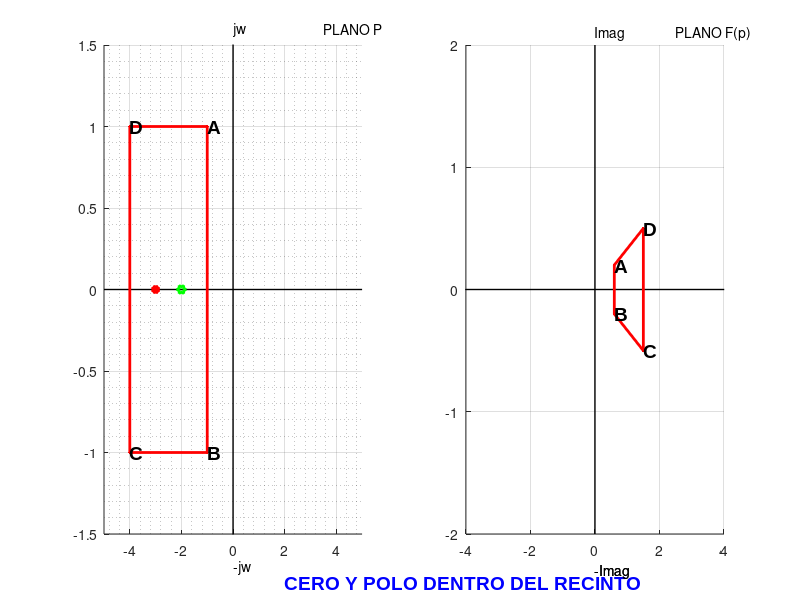

Source code (MATLAB):
format long e
echo off
warning off
clc;
fprintf('\n\n\n\n\n');
fprintf('                  Criterio de Nyquist \n\n');
fprintf('                  Desarrollado por : Ing. Juan Jose Garcia Abad');
fprintf('\n\n En el presente programa se generar? en el plano de la variable P, un recinto definido por cuatro puntos');
fprintf('\n A, B, C y D y se evaluar? el comportamiento en el plano de la funci?n, de distintas funciones de transferencia'); 
fprintf('\n con raices dentro y fuera del recinto propuesto');
fprintf('\n\n');
fprintf(' Elija una de las opciones propuestas\n\n');
fprintf(' 1 - Un Cero fuera del recinto \n');
fprintf(' 2 - Un Polo fuera del recinto \n');
fprintf(' 3 - Un Cero dentro del recinto \n');
fprintf(' 4 - Un Polo dentro del recinto \n');
fprintf(' 5 - Un Cero y polo dentro del recinto \n');
fprintf(' 6 - Dos Cero y un Polo dentro del recinto \n');
fprintf(' 7 - Un Cero y dos Polos dentro del recinto \n\n');

opcion=input( '  Seleccione su opci?n ( 1, 2, . . . . . 7)  -->  ');  
fprintf('\n\n');
%Definici?n de recinto en plano P
A(1)=-1+i;    % Punto A
A(2)=-1-i;     % Punto B
A(3)=-4-i;     % Punto C
A(4)=-4+i;    % Punto D

F1=figure(opcion);
set(F1,'color','w');

% Graficaci?n de Plano P
subplot(1,2,1);
hold on;

% Graficaci?n recinto en Plano P
for x=1:4
P1=plot(A(x),'r.');
end

axis([-5 5 -1.5 1.5]);
grid on;
grid minor;

% Ejes X e Y en color negro y nomenclatura ejes
LX1=line([-5,5],[0,0]);
set(LX1,'color',[0,0,0],'linewidth',1);
LY1=line([0,0],[-2,2]);
set(LY1,'color',[0,0,0],'linewidth',1);
text(0,1.6,'jw');
text(0,-1.7,'-jw');
text(3.5,1.6,'PLANO P');

% Dibujo de recinto y nomenclatura de puntos A, B, C y D
Ap=line([-1,-1],[1,-1]);
set(Ap,'color',[1,0,0],'linewidth',2);
Tx_A=text(-1,1,'A');
set(Tx_A,'FontSize',[14],'FontName','Arial','FontWeight','bold');
Bp=line([-1,-4],[-1,-1]);
set(Bp,'color',[1,0,0],'linewidth',2);
Tx_B=text(-1,-1,'B');
set(Tx_B,'FontSize',[14],'FontName','Arial','FontWeight','bold');
Cp=line([-4,-4],[-1,1]);
set(Cp,'color',[1,0,0],'linewidth',2);
Tx_C=text(-4,-1,'C');
set(Tx_C,'FontSize',[14],'FontName','Arial','FontWeight','bold');
Dp=line([-4,-1],[1,1]);
set(Dp,'color',[1,0,0],'linewidth',2);
Tx_D=text(-4,1,'D');
set(Tx_D,'FontSize',[14],'FontName','Arial','FontWeight','bold');

% Graficaci?n de opcion de raiz elegida

if (opcion==1)  P1=plot(-0.5,0,'gh'); Titulo=text(2,-1.8,'CERO FUERA DEL RECINTO');  end
if (opcion==2)  P1=plot(-4.5,0,'r*') ; Titulo=text(2,-1.8,'POLO FUERA DEL RECINTO'); end
if (opcion==3)  P1=plot(-2,0,'gh');  Titulo=text(2,-1.8,'CERO DENTRO DEL RECINTO'); end
if (opcion==4)  P1=plot(-3,0,'r*');  Titulo=text(2,-1.8,'POLO DENTRO DEL RECINTO'); end
if (opcion==5)  P1=plot(-2,0,'gh');P2=plot(-3,0,'r*');  Titulo=text(2,-1.8,'CERO Y POLO DENTRO DEL RECINTO'); end
if (opcion==6)  P1=plot(-2,0,'gh');P2=plot(-3.5,0,'gh');P3=plot(-3,0,'r*');  Titulo=text(1,-1.8,'DOS CEROS Y UN POLO DENTRO DEL RECINTO'); end
if (opcion==7)  P1=plot(-2,0,'gh');P2=plot(-1.5,0,'r*');P3=plot(-3,0,'r*');  Titulo=text(1,-1.8,'UN CERO Y DOS POLOS DENTRO DEL RECINTO'); end
set(Titulo,'FontSize',[14],'FontName','Arial','FontWeight','bold','Color','b');
set(P1,'linewidth',3);
if ((opcion==5)||(opcion==6)||(opcion==7))   set(P2,'linewidth',3);  end
if ((opcion==6)||(opcion==7))  set(P3,'linewidth',3);  end

% Graficaci?n Plano F(p)
subplot(1,2,2);
hold on;


% Definici?n de F(p)
for x=1:4

if (opcion==1) F(x)=(0.5+A(x));   end
if (opcion==2)  F(x)=1/(4.5+A(x)); end
if (opcion==3) F(x)=(2+A(x));  end
if (opcion==4) F(x)=1/(3+A(x));  end
if (opcion==5) F(x)=(2+A(x))/(3+A(x));  end
if (opcion==6) F(x)=(2+A(x))*((3.5+A(x))/(3+A(x)));  end
if (opcion==7) F(x)=(2+A(x))/((1.5+A(x))*(3+A(x)));   end

plot(F(x),'r.');
end

axis([-4 4 -2 2]);
grid on;
%grid minor;


% Ejes X e Y en color negro y nomenclatura ejes
LX2=line([-5,5],[0,0]);
set(LX2,'color',[0,0,0],'linewidth',1);
LY2=line([0,0],[-2,2]);
set(LY2,'color',[0,0,0],'linewidth',1);
text(0,2.1,'Imag');
text(0,-2.3,'-Imag');
text(0,-2.3,'-Imag');

text(2.5,2.1,'PLANO F(p)');



A_FP=line([real(F(1)),real(F(1))],[imag(F(1)),imag(F(2))]);
set(A_FP,'color',[1,0,0],'linewidth',2);
Tx_A_FP=text(real(F(1)),imag(F(1)),'A');
set(Tx_A_FP,'FontSize',[14],'FontName','Arial','FontWeight','bold');

B_FP=line([real(F(2)),real(F(3))],[imag(F(2)),imag(F(3))]);
set(B_FP,'color',[1,0,0],'linewidth',2);
Tx_B_FP=text(real(F(2)),imag(F(2)),'B');
set(Tx_B_FP,'FontSize',[14],'FontName','Arial','FontWeight','bold');

C_FP=line([real(F(3)),real(F(4))],[imag(F(3)),imag(F(4))]);
set(C_FP,'color',[1,0,0],'linewidth',2);
Tx_C_FP=text(real(F(3)),imag(F(3)),'C');
set(Tx_C_FP,'FontSize',[14],'FontName','Arial','FontWeight','bold');

D_FP=line([real(F(4)),real(F(1))],[imag(F(4)),imag(F(1))]);
set(D_FP,'color',[1,0,0],'linewidth',2);
Tx_D_FP=text(real(F(4)),imag(F(4)),'D');
set(Tx_D_FP,'FontSize',[14],'FontName','Arial','FontWeight','bold');



fprintf('\n*******************************************************************\n');
fprintf('\n Se solicita reportar errores a : \n');
fprintf('  jgarcia_abad@electronica.frc.utn.edu.ar \n');
fprintf('     GRACIAS\n');
fprintf('\n*******************************************************************\n');


